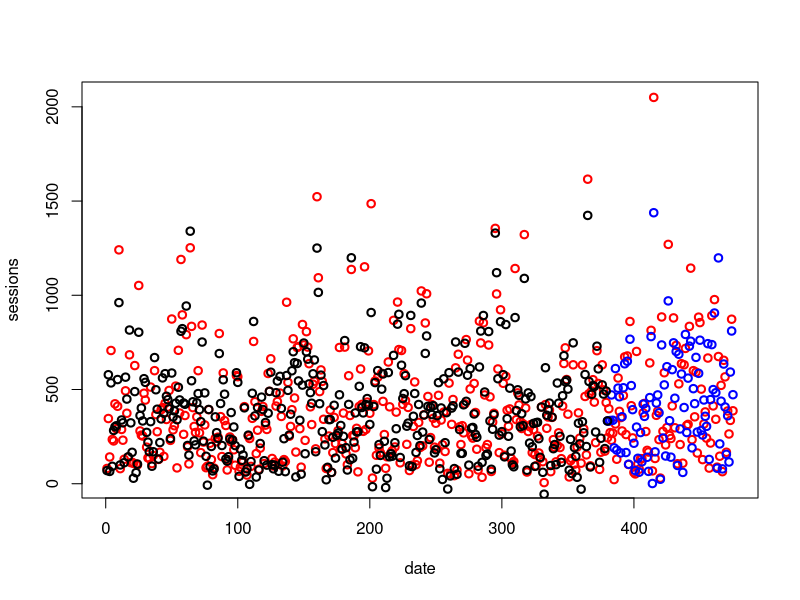

Reproduce this figure in R.

MAE <- function (actual, pre){
  mean(abs(actual - pre))
}
pre_lm_diff<-function(){
  #init
  data <- read.csv("tidyData.csv",header=TRUE)
  #data <- data[data$Visite.gain > 0,]
  FulldataSize <- nrow(data)
  data <- data[1:FulldataSize,]
  
  data <- data[sample(FulldataSize, FulldataSize),]

  
  #convert to factors  
  
  cf <- c("TypeWeekDay","length","channel","DAYPART",
          "MMDAYPART","ChaineEcranWD","ChaineDaypartWD","ChaineMMDaypartWD","crea"
          ,"tav","tavtap","hour","month","dayofweek","festival","nthweek")
  data[,cf]<- lapply(data[,cf], as.factor) 

  #select features
  
  sf <- c("date","Visite.gain","TypeWeekDay","length","channel","DAYPART",
          "MMDAYPART","crea","gta","visitByhour"
         ,"budgetbrut","budgetnet","grp","grpref","month","dayofweek","consumption","festival")
  
#    sf <- c("date","Visite.gain","TypeWeekDay","length","channel","DAYPART","gta"
#           ,"MMDAYPART","ChaineEcranWD","ChaineDaypartWD","ChaineMMDaypartWD","crea","tav","tavtap"
#           ,"budgetbrut","budgetnet","grp","grpref","hour","month","dayofweek","consumption")
  data <- data[,sf]
  
  
  index<-1:FulldataSize
  traningSize <- as.integer(0.8 * FulldataSize)
  subdata <- data[1:FulldataSize,c(-1)]
  print (names(subdata))
  traindata <- subdata[1:traningSize,]
  
  #lm_model_pow1 <- lm(Visite.gain~.,data =traindata)
  lm_model_pow2 <- lm(Visite.gain~.+poly(grpref,5)+poly(grp,5)+poly(budgetbrut,5)+poly(visitByhour,5),data =traindata)

  #sink("sink-examp.txt", split=TRUE)
  
  print (summary(lm_model_pow2))
  #print (mean(data$Visite.gain))
  #print (data[data$Visite.gain>3000,])
  #sink()
  #unlink("sink-examp.txt")
 # print (anova(lm_model_pow1,lm_model_pow1,test = "Chisq"))
  #print (summary(lm_model_pow1))

  predictAndPlot(index,subdata,lm_model_pow2,traningSize,FulldataSize)
  return  (data)
}
predictAndPlot<-function(index,subdata,lm_model,traningSize,FulldataSize){
  
  test_data <- subdata[,c(-1)]
  pre <-predict(lm_model,test_data)
  originY <- subdata[,1]
  plot(index,originY,type = 'n',col='red',xlab='date',ylab='sessions')
  points(index,originY,col="red",lwd=2)
  points(index[traningSize:FulldataSize],pre[traningSize:FulldataSize],col="blue",lwd=2)
  points(index[1:traningSize],pre[1:traningSize],col="black",lwd=2)
  #print (pre[traningSize:FulldataSize])
  #print (originY[traningSize:FulldataSize])
  x <- cor(originY[traningSize:FulldataSize],pre[traningSize:FulldataSize]) 
  y <- MAE(originY[traningSize:FulldataSize],pre[traningSize:FulldataSize])
  print(paste("COR",x))
  print(paste("Mean Err",y))
}
d<-pre_lm_diff()
#dd <-getTidyData() 





getTidyData <- function(){
  data <- read.csv("Balsamik_2.csv",header=TRUE)
  #"date","TypeWeekDay","length","channel","DAYPART","MMDAYPART","ChaineEcranWD","ChaineDaypartWD","ChaineMMDaypartWD","crea",
  #"budgetbrut","budgetnet","grp","grpref","tav","tavtap","EmavShort","hour","year","month","dayofweek","Visite.gain","datetime"
  s <- c("date","Visite.gain","TypeWeekDay","length","channel","DAYPART","MMDAYPART",
         "ChaineEcranWD","ChaineDaypartWD","ChaineMMDaypartWD","crea"
         ,"budgetbrut","budgetnet","grp","grpref","tav","tavtap","EmavShort","hour","month","dayofweek","consumption","nthweek")
  
  library(reshape2)
  data <- data[1182:1666,]
  
  energy <- read.csv("energy_byhours.csv",header=TRUE)
  names(energy) <- gsub("X", "", names(energy))
  names(energy) <- gsub("\\.", ":", names(energy))
  #energy <- melt(energy, date=c("date"))
  newenergy <- reshape(energy, 
                       varying = names(energy)[-1], 
                       v.names = "consumption",
                       timevar = "time", 
                       times = names(energy)[-1], 
                       direction = "long")
  energy <- newenergy[order(newenergy$Date),]
  
  energy$Date <- paste(energy$Date,energy$time)
  energy <- energy[,c(-2,-4)]
  rownames(energy) <- NULL
  
  print(head(energy))
  data$datetime <- paste(data$date,data$datetime)
  #   posb <- as.POSIXlt(data$datetime,format="%Y-%m-%d %H:%M")
  #   x <- (posb$min < 30)
  #   posb$min[x] <- 30
  data <- within(data,{
    posb <- as.POSIXlt(datetime,format="%Y-%m-%d %H:%M")
    
    x <- (posb$min < 30)
    posb$min[x] <- 30
    y <- (posb$min > 30 )
    posb$min[y] <- 0
    posb$hour[y] <- posb$hour[y] + 1
    
    Date <- format(posb, "%Y-%m-%d %H:%M")
    nthweek <- format(as.Date(posb), "%W")
    posb <- NULL  # cleanup
    x <- NULL
    y <- NULL
  })
  #print(head(data))
  data <-merge(data,energy,by="Date")
  
  data <- data[,s]
  print(head(data))
  #add festival
  festival <- read.csv("energyx.csv",header=FALSE)
  names(festival) <- c("date","energy.consumption","festival")
  D3<-merge(data,festival[,c(-2)],by = "date")
  gta <- read.csv("advisor.csv",header=FALSE)
  #add gta
  names(gta) <- c("date","gta")
  D3<-merge(D3,gta,by = "date")
  
  #add hour_visit
  hh <- read.csv("Book1.csv",header=FALSE)
  names(hh) <- c("hour","visitByhour")
  D3<-merge(D3,hh,by = "hour")
  print(head(D3))
  write.csv(D3, "tidyData.csv", row.names=FALSE)
  return (D3)
}

#ddd<-getTidyData()


